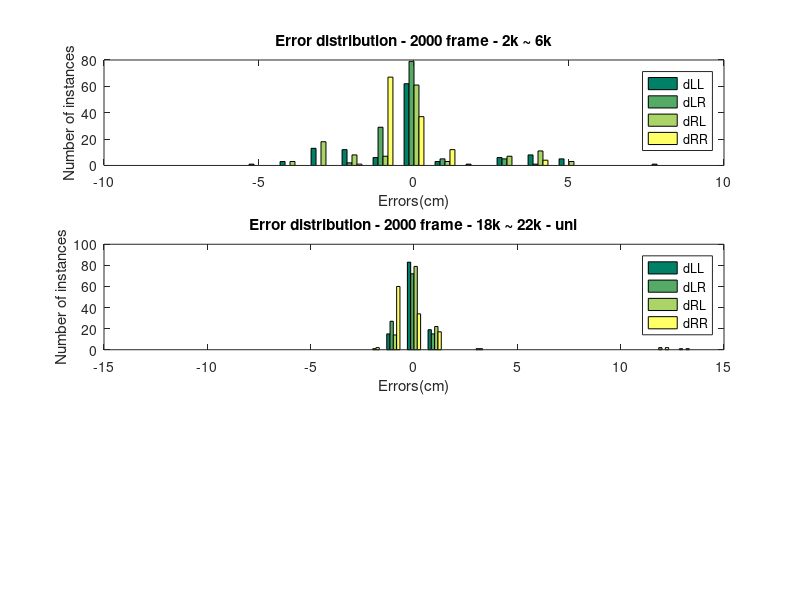

The MATLAB script that drew this image:
figure
colormap summer
xbins1 = [-8:1:8]; 
% Error distribution - 2000 frame - 2k ~ 6k
ax1 = subplot(3,1,1);
ncount1 =csvread('2k-6k-2000-uni.csv');
hist(ax1, ncount1, xbins1)
% Add a legend
legend('dLL', 'dLR', 'dRL', 'dRR')
% Add title and axis labels
title('Error distribution - 2000 frame - 2k ~ 6k')
xlabel('Errors(cm)')
ylabel('Number of instances')

% Error distribution - 2000 frame - 18k ~ 22k
ncount2 =csvread('18k-22k-2000-uni.csv');
xbins2 = [-14:1:14]; 
ax2 = subplot(3,1,2);
hist(ax2, ncount2, xbins2)
% Add a legend
legend('dLL', 'dLR', 'dRL', 'dRR')
% Add title and axis labels
title('Error distribution - 2000 frame - 18k ~ 22k - uni')
xlabel('Errors(cm)')
ylabel('Number of instances')


